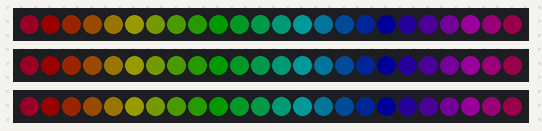
A program run on a simulated Arduino Nano, built with avr-gcc and run on an emulated ATmega328P. Parts: 3 × 24 RGB LEDs in strip order, left to right. Dim RGB values are drawn brighter than linear.

Above: at 0.16 s.
At 1.11 s:
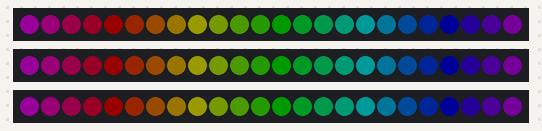
At 2.05 s:
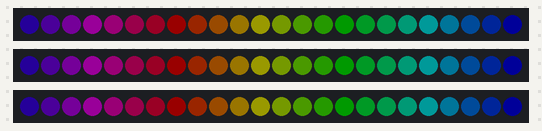

Measured:
- by itself, everything shown: repeats every 2.5 s, in 8 steps

The program:

main.cpp
```cpp
#include <LedController.hpp>

SimpleLedController ledController;

void setup(void) {
    ledController.initController();
//  ledController.setColorAll();
}

void loop() {
    //ledController.flashLight();
    ledController.rainbowDown();
}
```

LedController.hpp
```cpp
//
// Created by Particle_G on 2020/7/25.
//

#ifndef GLOWSTICKCONTROLLER_LEDCONTROLLER_HPP
#define GLOWSTICKCONTROLLER_LEDCONTROLLER_HPP

#include <Arduino.h>
#include <Adafruit_NeoPixel.h>

#define SERIAL_NUMBER 9600
#define LED_COUNT 24
#define RGB_MAX 255
#define RGB_LOW 25
#define RGB_OFF 0
#define VALUE_MAX 1.0
#define VALUE_LOW 0.1
#define VALUE_OFF 0.0
#define DEFAULT_DELAY 25

class MinimalLedController {
public:
    MinimalLedController() { _minimalRed = RGB_LOW, _minimalGreen = RGB_LOW, _minimalBlue = RGB_LOW; }

    void initController();

protected:
    void setColorAll();

    void setColorAll(const int &red, const int &green, const int &blue);

    void setColorAll(const double &hue, const double &saturation, const double &value);

    void setColorBar(const int &barIndex);

    void setColorBar(const int &barIndex, const int &red, const int &green, const int &blue);

    void setColorBar(const int &barIndex, const double &hue, const double &saturation, const double &value);

    void setColorCircle(const int &ledIndex);

    void setColorCircle(const int &ledIndex, const int &red, const int &green, const int &blue);

    void setColorCircle(const int &ledIndex, const double &hue, const double &saturation, const double &value);

    void minimalRgbSetter(const int &red, const int &green, const int &blue);

    void minimalHueToRgb(const double &hue, const double &saturation, const double &value);

    void showAll();

private:
    int _minimalRed, _minimalGreen, _minimalBlue;
    Adafruit_NeoPixel ledBar_1 = Adafruit_NeoPixel(LED_COUNT, 2, NEO_GRB + NEO_KHZ800);
    Adafruit_NeoPixel ledBar_2 = Adafruit_NeoPixel(LED_COUNT, 3, NEO_GRB + NEO_KHZ800);
    Adafruit_NeoPixel ledBar_3 = Adafruit_NeoPixel(LED_COUNT, 4, NEO_GRB + NEO_KHZ800);
};

class SimpleLedController : public MinimalLedController {
public:
    SimpleLedController() { _red = RGB_LOW, _blue = RGB_LOW, _green = RGB_LOW; }

    void flashLight();

    void waveUp(const int &red = RGB_LOW, const int &green = RGB_LOW, const int &blue = RGB_LOW, const int &length = LED_COUNT, const int &milliseconds = DEFAULT_DELAY);

    void waveUp(const double &hue, const double &saturation, const double &value, const int &length = LED_COUNT, const int &milliseconds = DEFAULT_DELAY);

    void waveDown(const int &red = RGB_LOW, const int &green = RGB_LOW, const int &blue = RGB_LOW, const int &length = LED_COUNT, const int &milliseconds = DEFAULT_DELAY);

    void waveDown(const double &hue, const double &saturation, const double &value, const int &length = LED_COUNT, const int &milliseconds = DEFAULT_DELAY);

    void rainbowUp(const int &milliseconds = DEFAULT_DELAY, const double &value = VALUE_LOW);

    void rainbowDown(const int &milliseconds = DEFAULT_DELAY, const double &value = VALUE_LOW);

    void breathe(const double &hue, const double &saturation, const double &value, const int &milliseconds = DEFAULT_DELAY);

protected:
    int _red, _green, _blue;

    void rgbSetter(const int &red, const int &green, const int &blue);

    void hueToRgb(const double &hue, const double &saturation, const double &value);
};


#endif //GLOWSTICKCONTROLLER_LEDCONTROLLER_HPP
```

LedController.cpp
```cpp
//
// Created by Particle_G on 2020/7/25.
//

#include "LedController.hpp"

void MinimalLedController::initController() {
    Serial.begin(SERIAL_NUMBER);
    ledBar_1.begin();
    ledBar_2.begin();
    ledBar_3.begin();
}

void MinimalLedController::setColorAll() {
    for (int address = 0; address < LED_COUNT; address++) {
        ledBar_1.setPixelColor(address, _minimalRed * 0b10000000000000000 + _minimalGreen * 0b100000000 + _minimalBlue);
        ledBar_2.setPixelColor(address, _minimalRed * 0b10000000000000000 + _minimalGreen * 0b100000000 + _minimalBlue);
        ledBar_3.setPixelColor(address, _minimalRed * 0b10000000000000000 + _minimalGreen * 0b100000000 + _minimalBlue);
    }
}

void MinimalLedController::setColorAll(const int &red, const int &green, const int &blue) {
    minimalRgbSetter(red, green, blue);
    setColorAll();
}

void MinimalLedController::setColorAll(const double &hue, const double &saturation, const double &value) {
    minimalHueToRgb(hue, saturation, value);
    setColorAll();
}

void MinimalLedController::setColorBar(const int &barIndex) {
    switch (barIndex) {
        case 0:
            for (int address = 0; address < LED_COUNT; address++) {
                ledBar_1.setPixelColor(address, _minimalRed * 0b10000000000000000 + _minimalGreen * 0b100000000 + _minimalBlue);
            }
            break;
        case 1:
            for (int address = 0; address < LED_COUNT; address++) {
                ledBar_2.setPixelColor(address, _minimalRed * 0b10000000000000000 + _minimalGreen * 0b100000000 + _minimalBlue);
            }
            break;
        case 2:
            for (int address = 0; address < LED_COUNT; address++) {
                ledBar_3.setPixelColor(address, _minimalRed * 0b10000000000000000 + _minimalGreen * 0b100000000 + _minimalBlue);
            }
            break;
        default:

            break;
    }
}

void MinimalLedController::setColorBar(const int &barIndex, const int &red, const int &green, const int &blue) {
    minimalRgbSetter(red, green, blue);
    setColorBar(barIndex);
}

void MinimalLedController::setColorBar(const int &barIndex, const double &hue, const double &saturation, const double &value) {
    minimalHueToRgb(hue, saturation, value);
    setColorBar(barIndex);
}

void MinimalLedController::setColorCircle(const int &ledIndex) {
    ledBar_1.setPixelColor(ledIndex, _minimalRed * 0b10000000000000000 + _minimalGreen * 0b100000000 + _minimalBlue);
    ledBar_2.setPixelColor(ledIndex, _minimalRed * 0b10000000000000000 + _minimalGreen * 0b100000000 + _minimalBlue);
    ledBar_3.setPixelColor(ledIndex, _minimalRed * 0b10000000000000000 + _minimalGreen * 0b100000000 + _minimalBlue);
}

void MinimalLedController::setColorCircle(const int &ledIndex, const int &red, const int &green, const int &blue) {
    minimalRgbSetter(red, green, blue);
    setColorCircle(ledIndex);
}

void MinimalLedController::setColorCircle(const int &ledIndex, const double &hue, const double &saturation, const double &value) {
    minimalHueToRgb(hue, saturation, value);
    setColorCircle(ledIndex);
}

void MinimalLedController::minimalRgbSetter(const int &red, const int &green, const int &blue) {
    _minimalRed = red;
    _minimalGreen = green;
    _minimalBlue = blue;
}

void MinimalLedController::minimalHueToRgb(const double &hue, const double &saturation, const double &value) {
    double red, green, blue;
    int i = floor(hue * 6.0);
    double f = hue * 6.0 - i, p = value * (1.0 - saturation), q = value * (1 - f * saturation), t = value * (1 - (1 - f) * saturation);
    switch (i % 6) {
        case 0:
            red = value;
            green = t;
            blue = p;
            break;
        case 1:
            red = q;
            green = value;
            blue = p;
            break;
        case 2:
            red = p;
            green = value;
            blue = t;
            break;
        case 3:
            red = p;
            green = q;
            blue = value;
            break;
        case 4:
            red = t;
            green = p;
            blue = value;
            break;
        case 5:
            red = value;
            green = p;
            blue = q;
            break;
    }
    _minimalRed = static_cast<int> (red * 255);
    _minimalGreen = static_cast<int> (green * 255);
    _minimalBlue = static_cast<int> (blue * 255);
}

void MinimalLedController::showAll() {
    ledBar_1.show();
    ledBar_2.show();
    ledBar_3.show();
}

void SimpleLedController::flashLight() {
    setColorCircle(0, RGB_MAX, RGB_MAX, RGB_MAX);
    setColorCircle(3, RGB_MAX, RGB_MAX, RGB_MAX);
    setColorCircle(7, RGB_MAX, RGB_MAX, RGB_MAX);
    setColorCircle(11, RGB_MAX, RGB_MAX, RGB_MAX);
    setColorCircle(15, RGB_MAX, RGB_MAX, RGB_MAX);
    setColorCircle(19, RGB_MAX, RGB_MAX, RGB_MAX);
    setColorCircle(23, RGB_MAX, RGB_MAX, RGB_MAX);
    showAll();
    delay(20);
    setColorAll(RGB_OFF, RGB_OFF, RGB_OFF);
    showAll();
    delay(20);
}

void SimpleLedController::waveUp(const int &red, const int &green, const int &blue, const int &length, const int &milliseconds) {
    rgbSetter(red, green, blue);

    for (int address = 0; address < LED_COUNT; address++) {
        if (address >= length) {
            setColorCircle(address - length, RGB_OFF, RGB_OFF, RGB_OFF);
        }
        setColorCircle(address, _red, _green, _blue);
        showAll();
        delay(milliseconds);
    }
    for (int address = LED_COUNT - length; address < LED_COUNT; address++) {
        setColorCircle(address, RGB_OFF, RGB_OFF, RGB_OFF);
        showAll();
        delay(milliseconds);
    }
}

void SimpleLedController::waveUp(const double &hue, const double &saturation, const double &value, const int &length, const int &milliseconds) {
    hueToRgb(hue, saturation, value);
    waveUp(_red, _green, _blue, length, milliseconds);
}

void SimpleLedController::waveDown(const int &red, const int &green, const int &blue, const int &length, const int &milliseconds) {
    rgbSetter(red, green, blue);

    for (int address = LED_COUNT - 1; address >= 0; address--) {
        if (address <= LED_COUNT - 1 - length) {
            setColorCircle(address + length, RGB_OFF, RGB_OFF, RGB_OFF);
        }
        setColorCircle(address, _red, _green, _blue);
        showAll();
        delay(milliseconds);
    }
    for (int address = length - 1; address >= 0; address--) {
        setColorCircle(address, RGB_OFF, RGB_OFF, RGB_OFF);
        showAll();
        delay(milliseconds);
    }
}

void SimpleLedController::waveDown(const double &hue, const double &saturation, const double &value, const int &length, const int &milliseconds) {
    hueToRgb(hue, saturation, value);
    waveDown(_red, _green, _blue, length, milliseconds);
}

void SimpleLedController::rainbowUp(const int &milliseconds, const double &value) {
    for (int offset = 0; offset < LED_COUNT; ++offset) {
        for (int address = 0; address < LED_COUNT; ++address) {
            setColorCircle(address, 1.0 * (address + offset) / 24.0, 1.0, value);
        }
        showAll();
        delay(milliseconds);
    }
}

void SimpleLedController::rainbowDown(const int &milliseconds, const double &value) {
    for (int offset = LED_COUNT - 1; offset >= 0; --offset) {
        for (int address = 0; address < LED_COUNT; ++address) {
            setColorCircle(address, 1.0 * (address + offset) / 24.0, 1.0, value);
        }
        showAll();
        delay(milliseconds);
    }
}

void SimpleLedController::breathe(const double &hue, const double &saturation, const double &value, const int &milliseconds) {

}

void SimpleLedController::rgbSetter(const int &red, const int &green, const int &blue) {
    _red = red;
    _green = green;
    _blue = blue;
}

void SimpleLedController::hueToRgb(const double &hue, const double &saturation, const double &value) {
    double red, green, blue;
    int i = floor(hue * 6.0);
    double f = hue * 6.0 - i, p = value * (1.0 - saturation), q = value * (1 - f * saturation), t = value * (1 - (1 - f) * saturation);
    switch (i % 6) {
        case 0:
            red = value;
            green = t;
            blue = p;
            break;
        case 1:
            red = q;
            green = value;
            blue = p;
            break;
        case 2:
            red = p;
            green = value;
            blue = t;
            break;
        case 3:
            red = p;
            green = q;
            blue = value;
            break;
        case 4:
            red = t;
            green = p;
            blue = value;
            break;
        case 5:
            red = value;
            green = p;
            blue = q;
            break;
    }
    _red = static_cast<int> (red * 255);
    _green = static_cast<int> (green * 255);
    _blue = static_cast<int> (blue * 255);
}
```

esp8266.c
```cpp
// This is a mash-up of the Due show() code + insights from Michael Miller's
// ESP8266 work for the NeoPixelBus library: github.com/Makuna/NeoPixelBus
// Needs to be a separate .c file to enforce ICACHE_RAM_ATTR execution.

#if defined(ESP8266) || defined(ESP32)

#include <Arduino.h>
#ifdef ESP8266
#include <eagle_soc.h>
#endif

static uint32_t _getCycleCount(void) __attribute__((always_inline));
static inline uint32_t _getCycleCount(void) {
  uint32_t ccount;
  __asm__ __volatile__("rsr %0,ccount":"=a" (ccount));
  return ccount;
}

#ifdef ESP8266
void ICACHE_RAM_ATTR espShow(
 uint8_t pin, uint8_t *pixels, uint32_t numBytes, boolean is800KHz) {
#else
void espShow(
 uint8_t pin, uint8_t *pixels, uint32_t numBytes, boolean is800KHz) {
#endif

#define CYCLES_800_T0H  (F_CPU / 2500000) // 0.4us
#define CYCLES_800_T1H  (F_CPU / 1250000) // 0.8us
#define CYCLES_800      (F_CPU /  800000) // 1.25us per bit
#define CYCLES_400_T0H  (F_CPU / 2000000) // 0.5uS
#define CYCLES_400_T1H  (F_CPU /  833333) // 1.2us
#define CYCLES_400      (F_CPU /  400000) // 2.5us per bit

  uint8_t *p, *end, pix, mask;
  uint32_t t, time0, time1, period, c, startTime;

#ifdef ESP8266
  uint32_t pinMask;
  pinMask   = _BV(pin);
#endif

  p         =  pixels;
  end       =  p + numBytes;
  pix       = *p++;
  mask      = 0x80;
  startTime = 0;

#ifdef NEO_KHZ400
  if(is800KHz) {
#endif
    time0  = CYCLES_800_T0H;
    time1  = CYCLES_800_T1H;
    period = CYCLES_800;
#ifdef NEO_KHZ400
  } else { // 400 KHz bitstream
    time0  = CYCLES_400_T0H;
    time1  = CYCLES_400_T1H;
    period = CYCLES_400;
  }
#endif

  for(t = time0;; t = time0) {
    if(pix & mask) t = time1;                             // Bit high duration
    while(((c = _getCycleCount()) - startTime) < period); // Wait for bit start
#ifdef ESP8266
    GPIO_REG_WRITE(GPIO_OUT_W1TS_ADDRESS, pinMask);       // Set high
#else
    gpio_set_level(pin, HIGH);
#endif
    startTime = c;                                        // Save start time
    while(((c = _getCycleCount()) - startTime) < t);      // Wait high duration
#ifdef ESP8266
    GPIO_REG_WRITE(GPIO_OUT_W1TC_ADDRESS, pinMask);       // Set low
#else
    gpio_set_level(pin, LOW);
#endif
    if(!(mask >>= 1)) {                                   // Next bit/byte
      if(p >= end) break;
      pix  = *p++;
      mask = 0x80;
    }
  }
  while((_getCycleCount() - startTime) < period); // Wait for last bit
}

#endif // ESP8266
```
